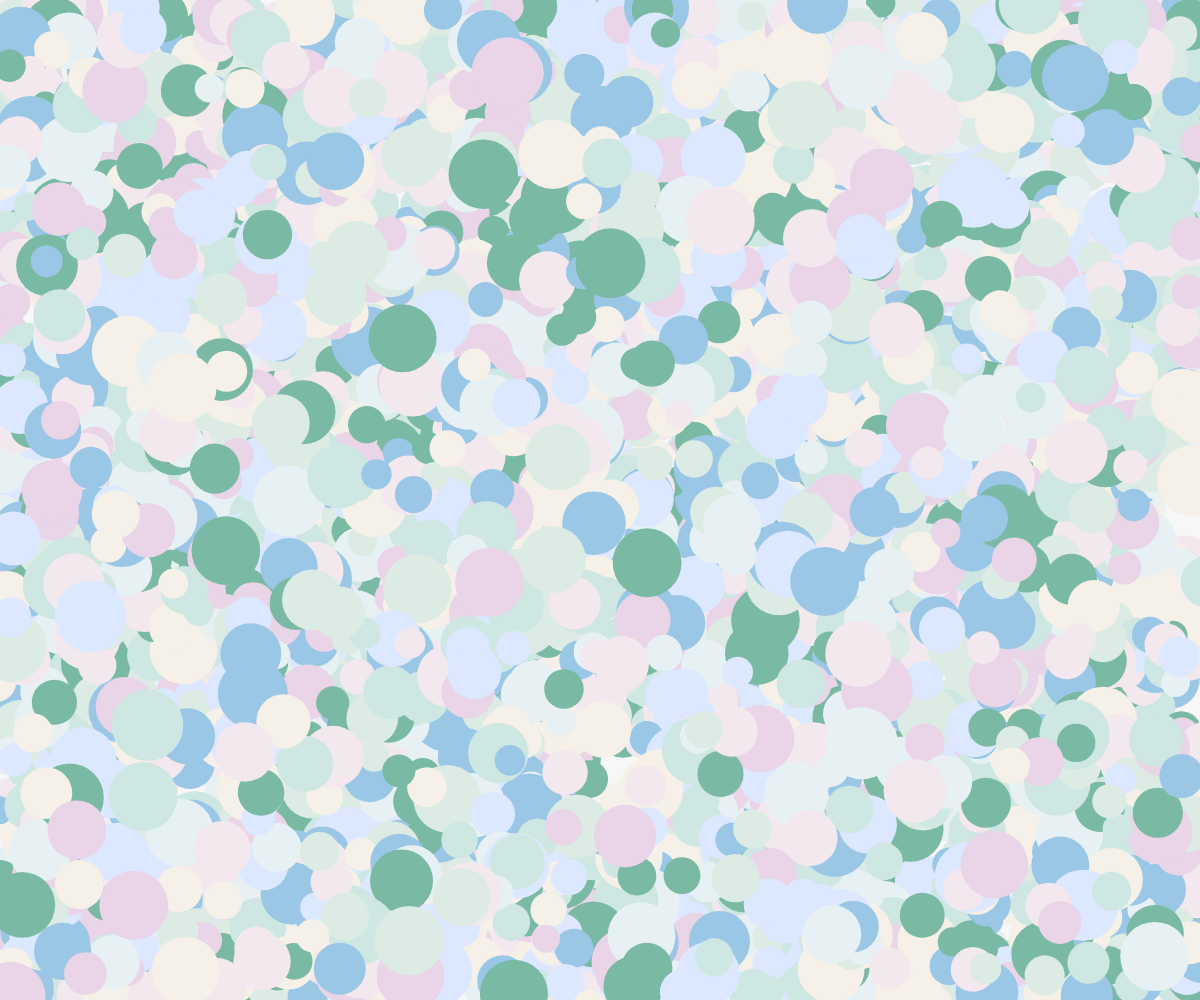
Frame 1 (no input)
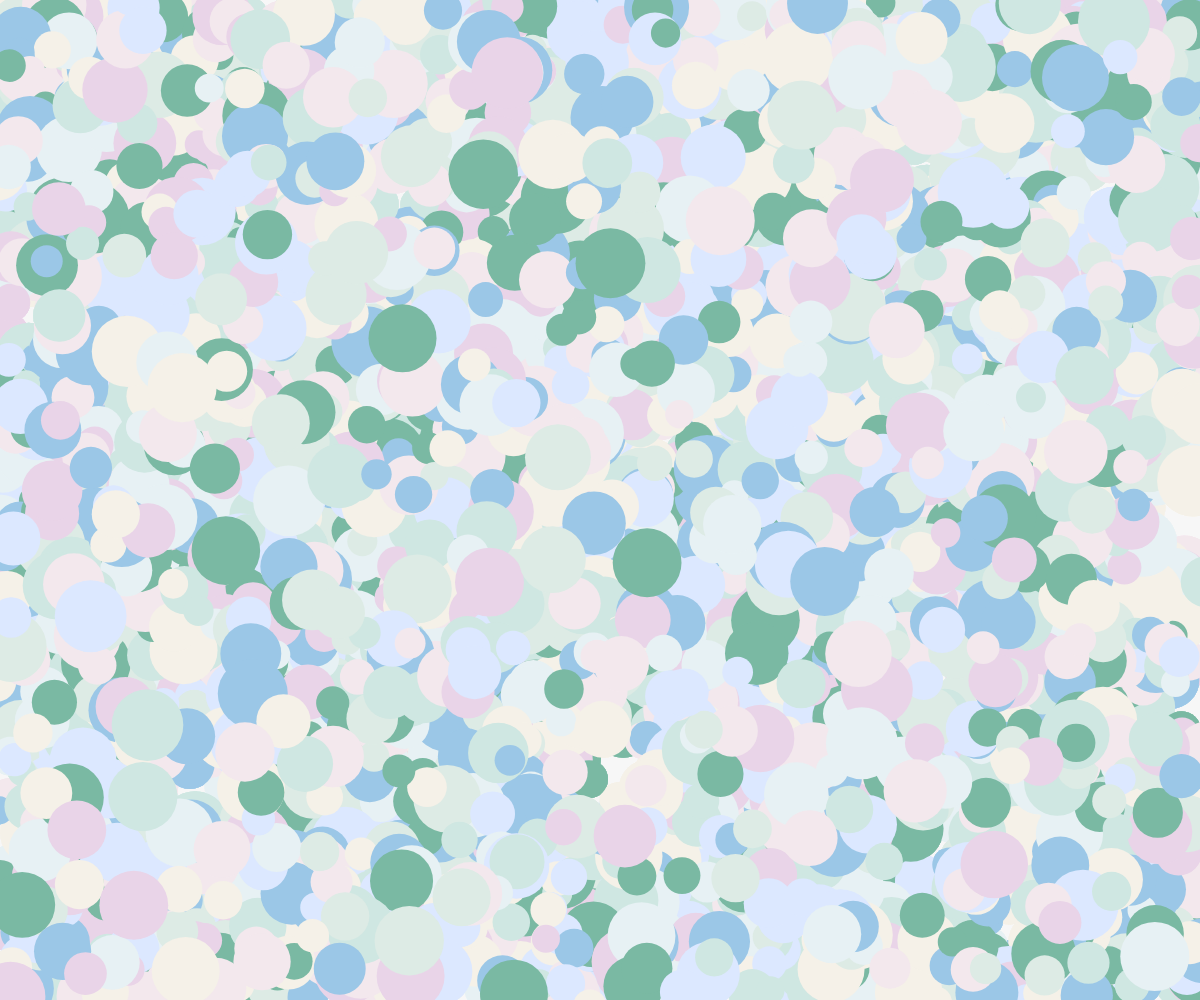
Frame 60 (no input)
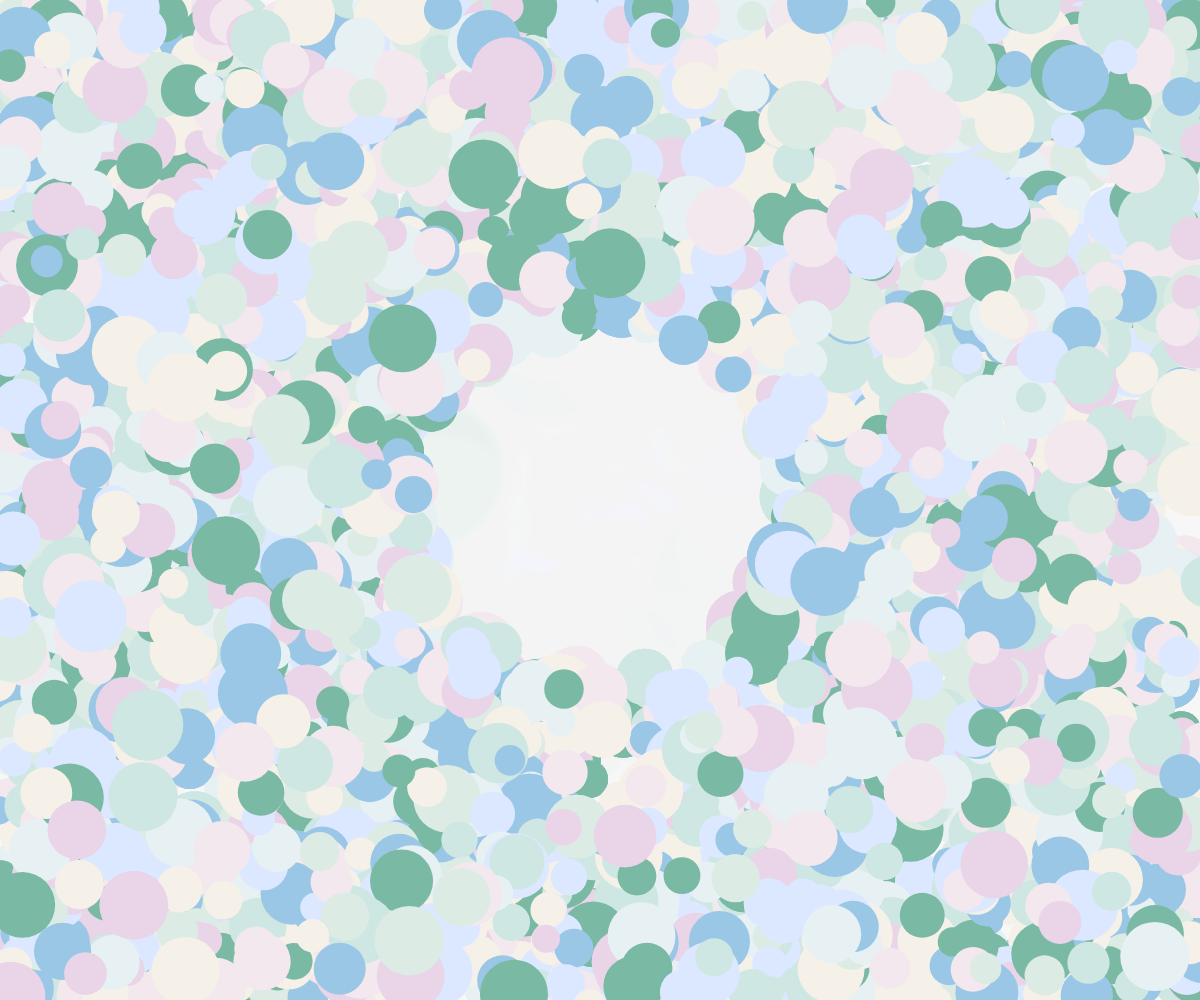
Frame 120 (the mouse pressed at the canvas centre since frame 60)

The p5.js sketch that drew these frames (run headless with seeded random() and noise() and a simulated clock; from frame 60 on, the mouse is pressed at the canvas centre):

// p5.js sketch
// ── sketch.js
// page2: Static Bubble Explosion – Ultra Dense ver.
// 화면이 빈틈 없이 작은 공들로 꽉 채워져 있고, 클릭 시 주변 공들이 펑! 터짐

let bubbles = [];
const PALETTE = [
  "#F5F1E8",
  "#DDEBE5",
  "#E7F1F4",
  "#F3E8ED",
  "#CFE7E2",
  "#DCE8FF",
  "#9BC7E7",
  "#7AB9A3",
  "#E9D4E8",
];

function setup() {
  createCanvas(windowWidth, windowHeight);
  noStroke();
  background(247);

  // 🔹 훨씬 빽빽한 밀도로 공 생성 (여백 거의 없음)
  const targetCount = (width * height) / 300; // 밀도 강화 (기존 1000 → 300)
  for (let i = 0; i < targetCount; i++) {
    const r = random(14, 36);
    const x = random(width);
    const y = random(height);
    const c = color(random(PALETTE));
    bubbles.push(new Bubble(x, y, r, c));
  }

  // 🔸 중첩 자연스러움을 위해 공 약간씩 서로 겹치게
  for (let i = 0; i < bubbles.length; i++) {
    const b = bubbles[i];
    b.x += random(-10, 10);
    b.y += random(-10, 10);
  }
}

function draw() {
  background(247, 30);

  for (let i = bubbles.length - 1; i >= 0; i--) {
    const b = bubbles[i];
    b.update();
    b.display();

    // 완전히 사라진 버블 제거
    if (b.alpha <= 0) bubbles.splice(i, 1);
  }
}

// 💥 클릭 / 터치 시 폭발
function mousePressed() {
  explode(mouseX, mouseY);
}
function touchStarted() {
  explode(mouseX, mouseY);
  return false;
}

function explode(x, y) {
  const radius = 180;
  for (const b of bubbles) {
    const d = dist(x, y, b.x, b.y);
    if (d < radius) {
      const force = map(d, 0, radius, 3.0, 0.5);
      b.explode(force);
    }
  }
}

// 🫧 버블 클래스
class Bubble {
  constructor(x, y, r, c) {
    this.x = x;
    this.y = y;
    this.r = r;
    this.alpha = 255;
    this.c = c;
    this.exploding = false;
    this.vel = createVector(0, 0);
    this.intensity = 0;
  }

  explode(intensity) {
    if (this.exploding) return;
    this.exploding = true;
    this.intensity = intensity;

    // 폭발 방향: 클릭 중심 기준 랜덤
    const angle = random(TAU);
    const speed = random(4, 8) * intensity;
    this.vel = p5.Vector.fromAngle(angle).mult(speed);
  }

  update() {
    if (this.exploding) {
      this.x += this.vel.x;
      this.y += this.vel.y;
      this.vel.mult(0.88);
      this.r += this.intensity * 2.5;
      this.alpha -= 10 * this.intensity;
    }
  }

  display() {
    fill(red(this.c), green(this.c), blue(this.c), this.alpha);
    circle(this.x, this.y, this.r * 2);
  }
}
